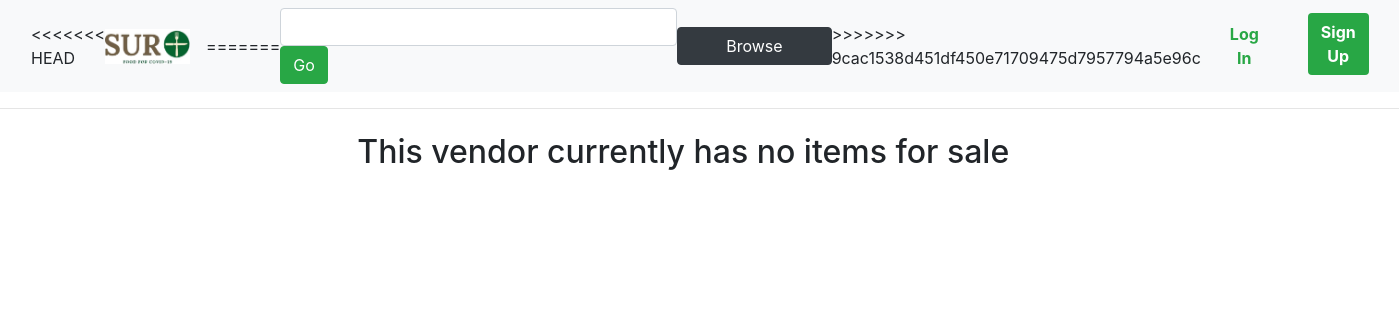
Before: /sellerpage/5 with the older database file.
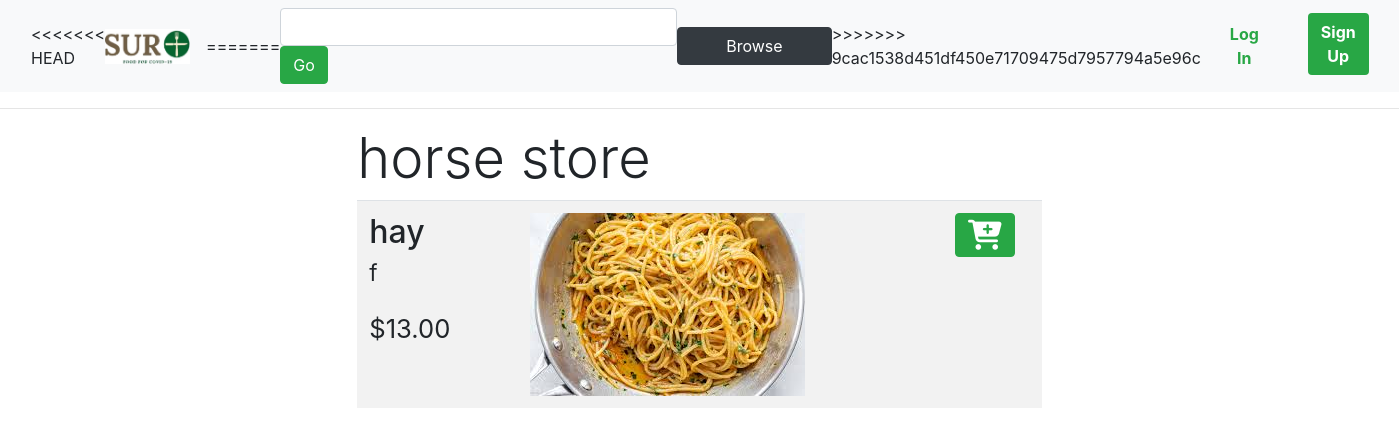
After: the same page with the newer database file.
### app/models.py (models this page shows, shortened)
class seller(UserMixin, db.Model):
    seller_id = db.Column(db.Integer, primary_key=True)
    seller_email = db.Column(db.String, unique=True)
    seller_name = db.Column(db.String)
    seller_zipcode = db.Column(db.Integer)
    seller_phone = db.Column(db.Integer)
    seller_address = db.Column(db.String)
    password_hash = db.Column(db.String(128))
    items = db.relationship('Inventory', backref='seller')

class Inventory(db.Model):
    item_id = db.Column(db.Integer, primary_key=True)
    seller_id = db.Column(db.Integer, db.ForeignKey('seller.seller_id'))
    item_name = db.Column(db.String)
    item_price = db.Column(db.String)
    item_quantity = db.Column(db.Integer)
    item_image = db.Column(db.String)
    item_description = db.Column(db.String)

### app/routes.py (the view)
@app.route('/sellerpage/<iD>', methods=['GET', 'POST'])
def seller_page(iD):
	search = SearchForm()
	if request.method == 'POST' and search.validate_on_submit():
		return redirect((url_for('search_page', searchQuery=search.searchParam.data)))
	searchSeller = seller.query.filter_by(seller_id = iD).first()
	seller_items = Inventory.query.join(seller).filter(seller.seller_id == iD).all()
	return render_template('sellerpage.html', seller=searchSeller, items=seller_items, search=search)

### app/forms.py
class SearchForm(FlaskForm):
	searchParam = StringField('search', [DataRequired()])
	submit = SubmitField('Go', render_kw={'class': 'btn btn-success'})

### app/templates/sellerpage.html
{% extends "base.html" %}
{% block content %}
	<div class="row justify-content-center">
		<div class="col-md-3">
		</div>
		<div class="col-md-6">
            <h1 class="display-4">{{seller.seller_name}}</h1>
            {% if not items %}
            	<h2> This vendor currently has no items for sale </h2>
            {% else %}
            <table class="table table-striped" style="background-color: white;">
				{% for item in items %}
				<tr>
					<td>
						<h2>{{item.item_name}}</h2>
						<h3><small>{{(item.item_description)}}</small></h3><br/>
						<h2 ><small>${{'%0.2f'|format(item.item_price|float)}}<small></h2>
					</td>
					<td>
						<div class = "float-right container-fluid">
							<img src = "{{url_for('static', filename='download.jpg')}}">
							<a href= "{{url_for('addToCart', iD = item.id)}}" style="top: 10%" class="float-right"><button class="btn btn-success" style="font-size: 30px"><i class="fa fa-cart-plus" style = "font-size: 30px"></i></button></a>
						</div>
					</td>
				</tr>
				{% endfor %}
			</table>
			{% endif %}
		</div>
		<div class="col-md-3">
		</div>
{% endblock %}

Changed rows visible on the page:
added seller: seller_name "horse store"
added Inventory: item_name "hay", item_description "f", item_price "13.00"
Other visible differences:
text no longer shown: "This vendor currently has no items for sale"
